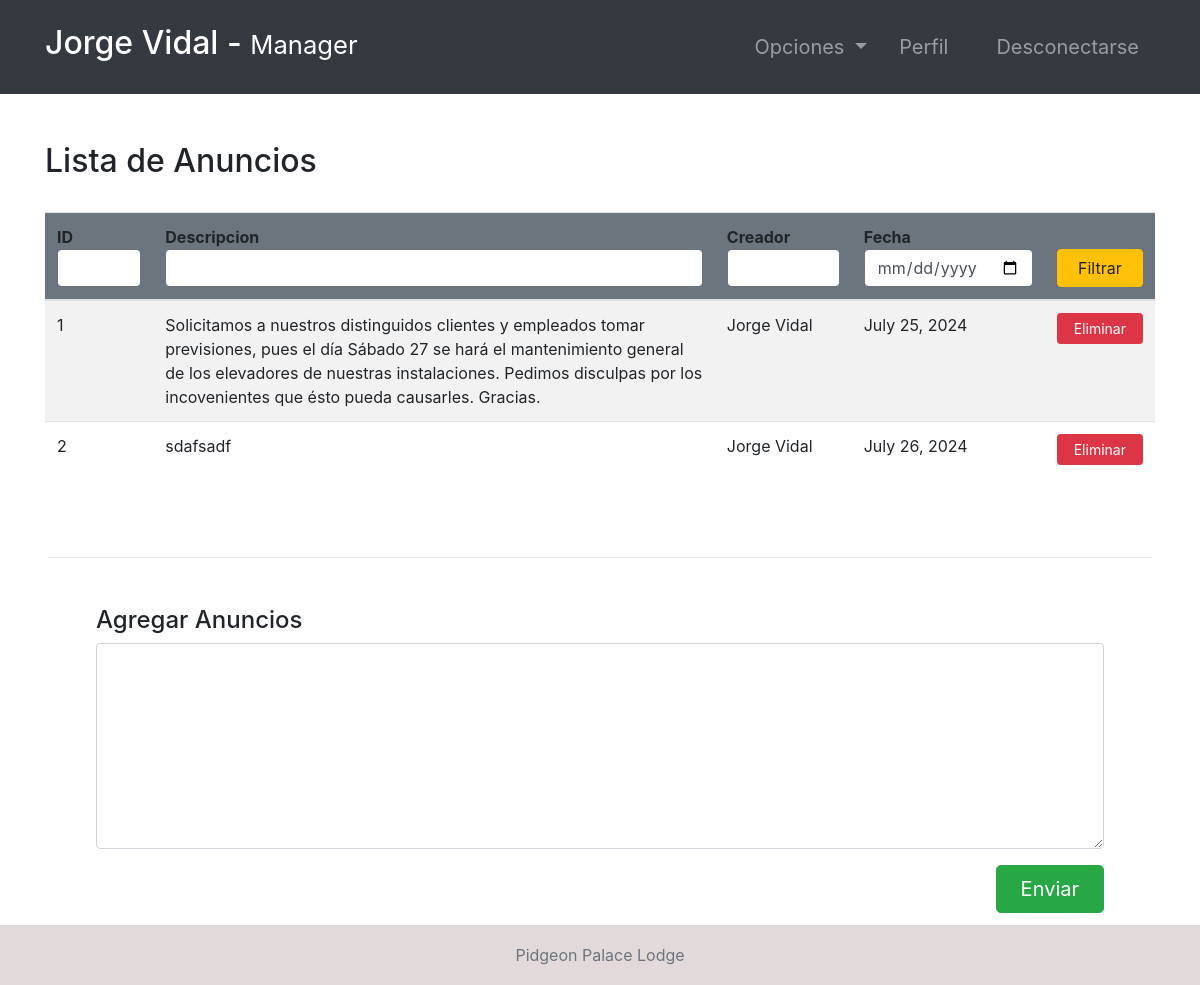
/announcements/ (signed in), run on the app's committed database.
### hotel/models.py (models this page shows, shortened)
class Announcement(models.Model):
    content = models.TextField()
    sender = models.ForeignKey(Employee, null=True, on_delete=models.CASCADE)
    date = models.DateField(default=timezone.now)

### accounts/models.py (models this page shows, shortened)
class Employee(models.Model):
    user = models.OneToOneField(User, null=True, on_delete=models.CASCADE)
    phoneNumber = PhoneNumberField(unique=True)
    salary = models.FloatField()

### hotel/views.py (the view, shortened to what this page needs)
# urls.py: path('announcements/', announcements, name="announcements"),
@ login_required(login_url='login')
def announcements(request):
    role = str(request.user.groups.all()[0])
    path = role + "/"
    announcements = Announcement.objects.all()
    context = {
        "role": role,
        'announcements': announcements
    }
    return render(request, path + "announcements.html", context)

### Templates/manager/announcements.html
{% extends '../index.html' %}
{% block context %}
{% include '../common_pages/authorized-announcements.html' %}
{% endblock %}

### Templates/incs/nav.html (shortened to what this page needs)
<nav class="navbar navbar-dark bg-dark navbar-expand-lg py-3 " role="navigation">
    <div class="container">
        <a href="" class="navbar-brand">
            <h2 class="text-capitalize">
                {{ request.user.first_name }} {{ request.user.last_name }} -
                <small>
                    {{ role }}
                </small>
            </h2>
        </a>
        <div class="collapse navbar-collapse" id="navbarTags">
            <ul class="navbar-nav ml-auto">
                <li class="nav-item dropdown p-2">
                    <a class="nav-link dropdown-toggle" href="#" id="navbarDropdown" role="button"
                        data-toggle="dropdown" aria-haspopup="true" aria-expanded="false">
                        Opciones
                    </a>
                </li>
                <li class="nav-item mr-3 p-2">
                    {% if role == 'staff' or role == 'receptionist' or role == 'admin' or role == 'manager' %}
                    <a href="{% url 'employee-profile' user.id %}" class="nav-link">Perfil</a>
                    {% endif %}
                </li>
                <li class="nav-item p-2 ">
                    <a href="{% url 'logout' %}" class="nav-link">Desconectarse</a>
                </li>
            </ul>
        </div>
    </div>
</nav>

### Templates/common_pages/authorized-announcements.html (shortened to what this page needs)
<div class="container py-5">
    <div class="table-header row">
        <div class="col-sm-12 col-md-12 col-lg-4 mb-4">
            <h2>Lista de Anuncios</h2>
        </div>
    </div>
    <table class="table table-hover table-striped">
        <thead class="bg-secondary rounded">
            <tr>
                <form action="" method="POST">
                    <th>ID<input type="number" name="id" value="{{id}}" class="form-control border border-secondary">
                    </th>
                    <th>Descripcion<input type="text" name="content" value="{{content}}"
                            class="form-control border border-secondary"></th>
                    <th>Creador<input type="text" name="name" value="{{name}}"
                            class="form-control border border-secondary"></th>
                    <th>Fecha<input type="date" class="form-control border border-secondary" name="date"
                            value="{{date}}"></th>
                    <th><button type="submit" name="filter" class="btn btn-warning w-100">Filtrar</button></th>
                </form>
            </tr>
        </thead>
        <tbody>
            {% for announcement in announcements %}
            <tr>
                <td>{{announcement.id}}</td>
                <td>{{announcement.content}}</td>
                <td>{{announcement.sender.user.first_name}} {{announcement.sender.user.last_name}}</td>
                <td>{{announcement.date}}</td>
                {% if role == "manager" or role == "admin" %}
                <td> <a href="{% url 'deleteAnnouncement' announcement.id %}"
                        class="btn btn-sm btn-danger px-3">Eliminar</a> </td>
                {% else %}
                <td></td>
                {% endif %}
            </tr>
            {% endfor %}
        </tbody>
    </table>
</div>
{% if role == "manager" or role == "admin" %}
<div class="add-annoucment border-top my-3 mx-5 p-5">
    <h4>Agregar Anuncios</h4>
    <form action="" method="POST">
        <div class="form-group">
            <textarea class="form-control" name="textid" rows="8" placeholder="Enter Content of Announcement"
                id="textid">
            </textarea>
        </div>
        <button type="submit" class="btn btn-success btn-lg px-4 float-right" name="sendAnnouncement">Enviar</button>
    </form>
</div>
{% endif %}

### static/css/main.css (style rules this page uses)
* { margin: 0; padding: 0; -webkit-font-smoothing: antialiased; }
body { position: relative; }
nav .nav-item { font-size: 20px; }

### data on the page
Announcement: id "1", content "Solicitamos a nuestros distinguidos clientes y empleados tomar previsiones, pues el día Sábado 27 se hará el mantenimiento general de los elevadores de nuestras instalaciones. Pedimos disculpas por los incovenientes que ésto pueda causarles. Gracias.", sender.user.first_name "Jorge", sender.user.last_name "Vidal", date "July 25, 2024"
Announcement: id "2", content "sdafsadf", sender.user.first_name "Jorge", sender.user.last_name "Vidal", date "July 26, 2024"

### other printed values
{{ request.user.first_name }} "Jorge"
{{ request.user.last_name }} "Vidal"
{{ role }} "Manager"
